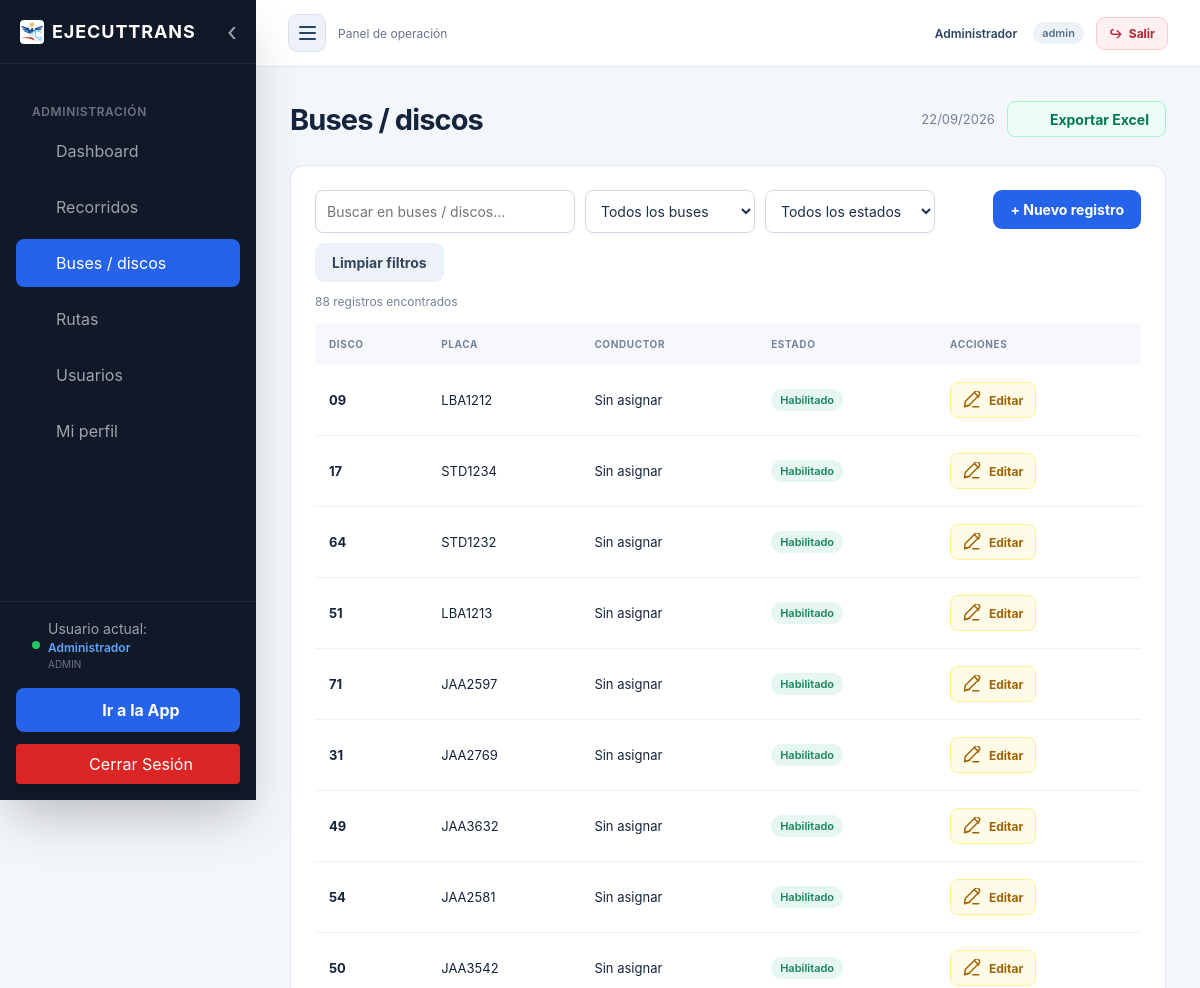
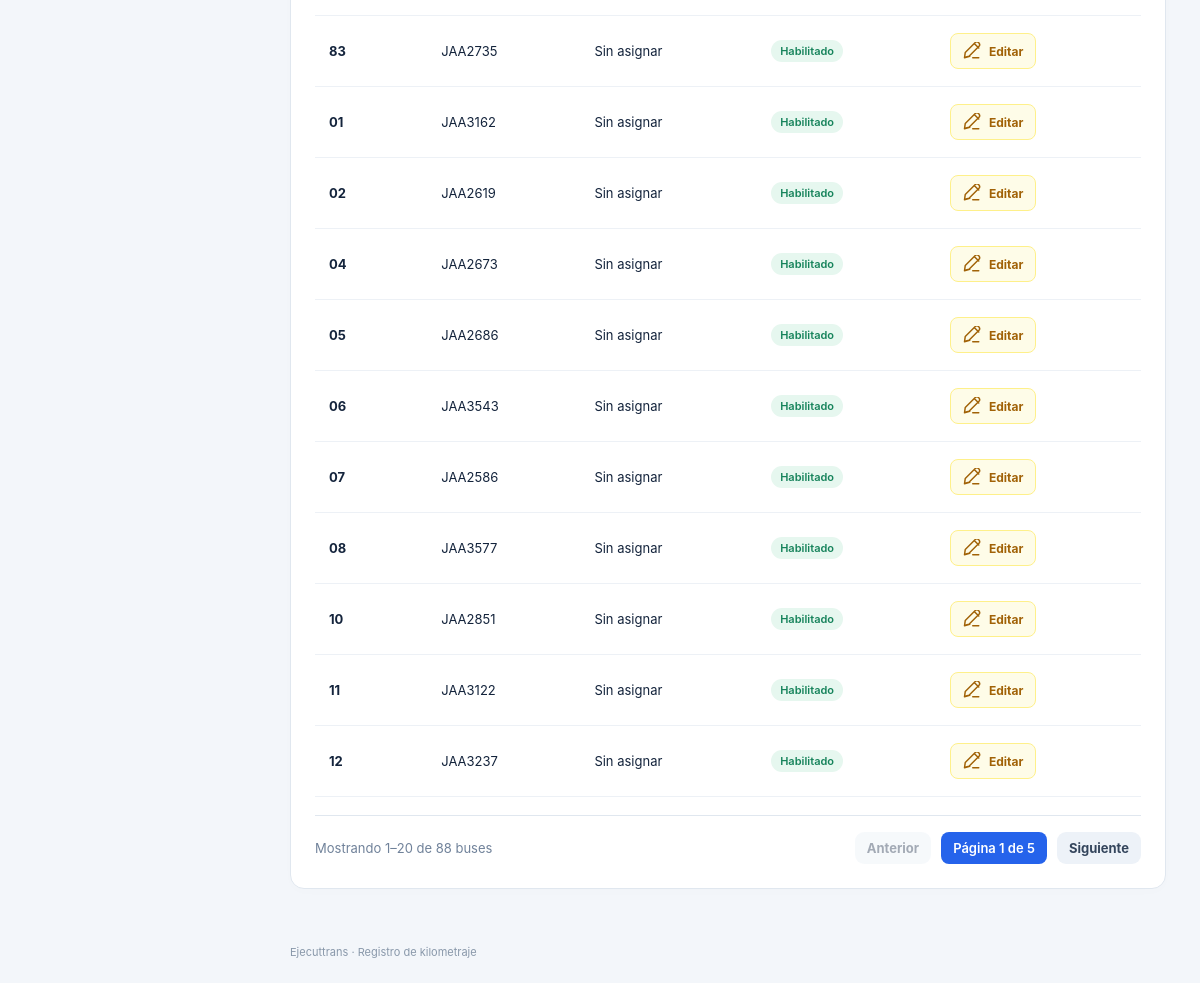
/Web/admin/buses.php (signed in), run on the app's committed database (2 pictures, top to bottom).
### tables this page shows
CREATE TABLE usuario (
 id INT AUTO_INCREMENT PRIMARY KEY, cedula VARCHAR(10) NOT NULL UNIQUE,
 nombres VARCHAR(100) NOT NULL, apellidos VARCHAR(100) NOT NULL,
 rol ENUM('admin','secretaria','conductor') NOT NULL,
 password_hash VARCHAR(255) NOT NULL, activo BOOLEAN NOT NULL DEFAULT 1
);

CREATE TABLE bus (
 id INT AUTO_INCREMENT PRIMARY KEY, disco VARCHAR(20) NOT NULL UNIQUE, placa VARCHAR(20) NULL UNIQUE,
 conductor_id INT NULL UNIQUE, activo BOOLEAN NOT NULL DEFAULT 1,
 FOREIGN KEY (conductor_id) REFERENCES usuario(id)
);

### Web/admin/buses.php (called while the page is built)
<?php
$modulo='buses';
require __DIR__.'/catalogo.php';

### Config/bootstrap.php (called while the page is built, shortened)
<?php
require_once __DIR__ . '/conexion.php';
function e($value): string { return htmlspecialchars((string)$value, ENT_QUOTES, 'UTF-8'); }
function usuarioActual(): ?array {
    global $conexion;
    $s = $conexion->prepare('SELECT id, cedula, nombres, apellidos, rol, activo FROM usuario WHERE id=? AND activo=1');
    $s->execute([$_SESSION['usuario_id'] ?? 0]); return $s->fetch() ?: null;
}
function exigirAcceso(array $roles, bool $api = false): array {
    $u = usuarioActual();
    return $u;
}
function csrf(): string { return $_SESSION['csrf'] ??= bin2hex(random_bytes(32)); }

### Dao/CatalogoDao.php (called while the page is built, shortened)
<?php
final class CatalogoDao {
    public function listar(string $modulo): array {
        if ($modulo==='buses') return $this->db->query("SELECT b.*, CONCAT(u.nombres,' ',u.apellidos) AS conductor_nombre FROM bus b LEFT JOIN usuario u ON u.id=b.conductor_id ORDER BY b.id DESC")->fetchAll();
        $tabla=self::TABLAS[$modulo];
        $columnas=$modulo==='usuarios' ? 'id,cedula,nombres,apellidos,rol,activo' : '*';
        return $this->db->query("SELECT $columnas FROM $tabla ORDER BY id DESC")->fetchAll();
    }
}

### Web/admin/catalogo.php (the view, shortened to what this page needs)
<?php
require_once __DIR__.'/../../Config/bootstrap.php';
require_once __DIR__.'/../../Config/vista.php';
require_once __DIR__.'/../../Dao/CatalogoDao.php';
$u=exigirAcceso($modulo==='usuarios'?['admin']:['admin','secretaria']);
$dao=new CatalogoDao($conexion); $filas=$dao->listar($modulo);
$paginado=in_array($modulo,['usuarios','buses'],true);
$titulos=['usuarios'=>'Usuarios','buses'=>'Buses / discos','rutas'=>'Rutas'];
$campos=match($modulo) {
 'usuarios'=>['cedula'=>'Cédula','nombres'=>'Nombres','apellidos'=>'Apellidos','rol'=>'Rol','password'=>'Contraseña'],
 'buses'=>['disco'=>'Disco','placa'=>'Placa','conductor_id'=>'Conductor'],
 'rutas'=>['nombre'=>'Nombre de ruta','descripcion'=>'Descripción']
};
$columnas=array_filter($campos,fn($k)=>$k!=='password',ARRAY_FILTER_USE_KEY);
cabecera($titulos[$modulo],$u,$modulo);
?>
<section class="panel"><div class="toolbar filters"><div class="filter-controls"><input id="buscar" type="search" placeholder="Buscar en <?= e(strtolower($titulos[$modulo])) ?>…" aria-label="Buscar">
<?php if($modulo==='buses'): ?><select id="filtroAsignacion" aria-label="Filtrar por asignación"><option value="">Todos los buses</option></select><?php endif ?>
<select id="filtroEstado" aria-label="Filtrar por estado"><option value="">Todos los estados</option><option value="1">Habilitados</option><option value="0">Deshabilitados</option></select><button type="button" class="secondary" id="limpiarFiltros">Limpiar filtros</button></div><button id="nuevo">+ Nuevo registro</button></div><p class="filter-summary"><span id="conteoFiltrado"><?= count($filas) ?></span> <?= $paginado?'registros encontrados':'registros visibles' ?></p><div class="table-scroll"><table><thead><tr><?php foreach($columnas as $label): ?><th><?= e($label) ?></th><?php endforeach ?><th>Estado</th><th>Acciones</th></tr></thead><tbody id="registros">
<?php foreach($filas as $indiceFila=>$fila): ?><tr <?= $paginado && $indiceFila>=20?'hidden':'' ?> data-activo="<?= (int)$fila['activo'] ?>" data-rol="<?= e($fila['rol'] ?? '') ?>" data-conductor="<?= empty($fila['conductor_id'])?'0':'1' ?>"><?php foreach($columnas as $key=>$label): ?><td><?= e($key==='conductor_id' ? ($fila['conductor_nombre'] ?? 'Sin asignar') : $fila[$key]) ?></td><?php endforeach ?><td><span class="badge <?= $fila['activo']?'green':'' ?>"><?= $fila['activo']?'Habilitado':'Deshabilitado' ?></span></td><td><button type="button" class="<?= $modulo==='buses'?'editar-bus':'secondary' ?> editar" data-id="<?= $fila['id'] ?>"><?php if($modulo==='buses'): ?><svg class="nav-icon" viewBox="0 0 24 24" fill="none" stroke="currentColor" stroke-width="2" stroke-linecap="round" stroke-linejoin="round" aria-hidden="true"><path d="m16 3 5 5M4 20l4-1L21 6a2 2 0 0 0-5-5L3 14l-1 7 7-2M13 21h8"/></svg><?php endif ?>Editar</button></td></tr><?php endforeach ?>
</tbody></table><p id="sinResultados" class="empty" <?= $filas?'hidden':'' ?>>No hay registros para mostrar.</p></div>
<?php if($paginado): ?>
<div id="paginacionCatalogo" class="catalog-pagination" data-entidad="<?= e($modulo) ?>">
<p id="resumenPaginaCatalogo" role="status" aria-live="polite"></p>
<div class="catalog-pagination-controls" role="group" aria-label="Paginación de <?= e(strtolower($titulos[$modulo])) ?>">
<button type="button" class="secondary" id="paginaCatalogoAnterior" aria-controls="registros">Anterior</button>
<span id="paginaCatalogoActual"></span>
<button type="button" class="secondary" id="paginaCatalogoSiguiente" aria-controls="registros">Siguiente</button>
</div></div>
<?php endif ?>
</section>
<?php pie(); ?>

### Config/vista.php (shortened to what this page needs)
<?php
function iconoMenu(string $nombre): string {
    $trazos = [
        'dashboard' => '<path d="M3 3v18h18M7 14l4-4 4 3 6-8"/>',
        'recorridos' => '<circle cx="12" cy="12" r="9"/><path d="M12 7v5l3 2"/>',
        'buses' => '<rect x="5" y="3" width="14" height="16" rx="3"/><path d="M5 11h14M8 19v2m8-2v2M9 15h.01M15 15h.01"/>',
        'rutas' => '<circle cx="6" cy="5" r="2"/><circle cx="18" cy="19" r="2"/><path d="M8 5h8a4 4 0 0 1 0 8H8a3 3 0 0 0 0 6h8"/>',
        'usuarios' => '<circle cx="9" cy="7" r="3"/><path d="M3 21v-3a6 6 0 0 1 12 0v3M16 4a3 3 0 0 1 0 6m2 4a5 5 0 0 1 3 4v3"/>',
        'perfil' => '<circle cx="12" cy="7" r="4"/><path d="M4 21v-2a8 8 0 0 1 16 0v2"/>',
        'app' => '<rect x="6" y="2" width="12" height="20" rx="2"/><path d="M11 18h2"/>',
        'excel' => '<path d="M14 2H5a2 2 0 0 0-2 2v16a2 2 0 0 0 2 2h14a2 2 0 0 0 2-2V9zM14 2v7h7M7 12l5 7m0-7-5 7M16 13h2m-2 4h2"/>',
        'salir' => '<path d="M9 3H3v18h6m6-14 5 5-5 5M8 12h12"/>',
    ];
    return '<svg class="nav-icon" viewBox="0 0 24 24" fill="none" stroke="currentColor" stroke-width="2" stroke-linecap="round" stroke-linejoin="round" aria-hidden="true">'.($trazos[$nombre] ?? '').'</svg>';
}
function cabecera(string $titulo, array $u, string $modulo='', bool $mostrarSalida=true): void { ?>
<!doctype html><html lang="es"><head><script src="https://cdn.tailwindcss.com"></script><link rel="stylesheet" href="/Assets/css/app.css"><link rel="stylesheet" href="/Assets/css/layout.css"></head>
<body><div class="shell <?= $modulo==='perfil'?'profile-page':'' ?> <?= $u['rol']==='conductor' ? 'driver-shell' : 'admin-shell' ?>">
<?php if ($u['rol']!=='conductor'): ?>
<aside class="sidebar" id="sidebar" aria-label="Navegación principal">
    <div class="sidebar-head"><a class="brand" href="/Web/admin/dashboard.php"><img src="/Assets/icons/icon-192x192.png" alt=""><span>EJECUTTRANS</span></a><button type="button" class="sidebar-close" id="sidebarClose" aria-label="Ocultar menú"><span aria-hidden="true">‹</span></button></div>
    <nav aria-label="Módulos"><p class="nav-label">Administración</p>
    <?php foreach(['dashboard'=>'Dashboard','recorridos'=>'Recorridos','buses'=>'Buses / discos','rutas'=>'Rutas','usuarios'=>'Usuarios'] as $key=>$label): if($key==='usuarios' && $u['rol']!=='admin') continue; ?>
        <a class="<?= $modulo===$key?'selected':'' ?>" <?= $modulo===$key?'aria-current="page"':'' ?> href="/Web/admin/<?= $key ?>.php"><?= iconoMenu($key) ?><span><?= e($label) ?></span></a>
    <?php endforeach ?>
        <a class="<?= $modulo==='perfil'?'selected':'' ?>" <?= $modulo==='perfil'?'aria-current="page"':'' ?> href="/App/conductor/perfil.php"><?= iconoMenu('perfil') ?><span>Mi perfil</span></a>
    </nav>
    <div class="sidebar-foot">
        <div class="sidebar-user"><span class="user-status" aria-hidden="true"></span><div><p>Usuario actual:</p><strong><?= e($u['nombres']) ?></strong><small><?= e($u['rol']) ?></small></div></div>
        <?php if($u['rol']==='admin'): ?><a class="sidebar-app" href="/App/conductor/dashboard.php"><?= iconoMenu('app') ?>Ir a la App</a><?php endif ?>
        <?php if($mostrarSalida): ?><a class="sidebar-logout" href="/auth/logout.php"><?= iconoMenu('salir') ?>Cerrar Sesión</a><?php endif ?>
    </div>
</aside>
<?php endif ?>
<div class="workspace"><header class="topbar"><div class="topbar-start"><?php if($u['rol']!=='conductor'): ?><button type="button" class="sidebar-toggle" id="sidebarToggle" aria-controls="sidebar" aria-expanded="true" aria-label="Ocultar menú"><span class="hamburger-lines" aria-hidden="true"><i></i><i></i><i></i></span></button><?php endif ?><span><?= $u['rol']==='conductor'?'EJECUTTRANS · CONDUCTOR':'Panel de operación' ?></span></div><div class="user-menu"><a class="user-link" href="/App/conductor/perfil.php"><?= e($u['nombres']) ?></a><span class="badge"><?= e($u['rol']) ?></span><?php if($mostrarSalida): ?><a class="logout-link" href="/auth/logout.php"><span aria-hidden="true">↪</span> Salir</a><?php endif ?></div></header><main class="content"><div class="page-heading"><div><h1><?= e($titulo) ?></h1></div><div class="page-heading-actions"><span class="date"><?= date('d/m/Y') ?></span><button type="button" class="export-excel" id="exportarExcel" data-modulo="<?= e($modulo) ?>" data-csrf="<?= e(csrf()) ?>"><?= iconoMenu('excel') ?><span>Exportar Excel</span></button><span id="estadoExportacion" class="export-status" role="status" aria-live="polite"></span></div></div>
<?php }
function pie(): void { ?></main><footer>Ejecuttrans · Registro de kilometraje</footer></div></div></body></html><?php }

### Assets/css/app.css (style rules this page uses)
:root { font-family:Inter,ui-sans-serif,system-ui,-apple-system,sans-serif;color:#14243c;background:#f3f6fa;font-size:14px }
* { box-sizing:border-box }
body { margin:0 }
a { color:inherit;text-decoration:none }
button,input,select,textarea { font:inherit }
button,.button { cursor:pointer;border:0;border-radius:9px;padding:11px 17px;font-weight:650;background:#2563eb;color:white;display:inline-flex;justify-content:center;align-items:center;gap:8px }
button:disabled { opacity:.45;cursor:not-allowed }
.secondary { color:#34455c;background:#edf2f8 }
.shell { display:flex;min-height:100vh }
.sidebar { background:#11233e;color:#b8c8df;width:246px;flex-shrink:0;padding:30px 20px;display:flex;flex-direction:column }
.brand { display:flex;gap:10px;align-items:center;color:#fff;font-size:14px;font-weight:800;letter-spacing:1px }
.brand img { width:40px;height:40px;object-fit:contain;background:white;border-radius:10px;padding:4px }
.nav-label { font-size:10px;letter-spacing:1.5px;margin:46px 12px 16px;color:#8299b9 }
nav a { display:block;padding:13px 16px;margin-bottom:6px;border-radius:8px }
nav .selected { color:white;background:#2563eb }
.sidebar-foot { margin-top:auto;padding-top:40px;line-height:1.8;font-size:12px }
.sidebar-foot small { color:#7890af }
.workspace { flex:1;min-width:0 }
.topbar { background:white;border-bottom:1px solid #e3e9f1;padding:14px 32px;min-height:66px;display:flex;align-items:center;justify-content:space-between;font-size:12px;color:#63758d }
.topbar>div { display:flex;align-items:center;gap:12px }
.topbar a { color:#284362;font-weight:600 }
.topbar .user-link { padding:7px 4px }
.topbar .logout-link { display:inline-flex;align-items:center;gap:6px;padding:8px 12px;border:1px solid #fecaca;border-radius:9px;background:#fff1f2;color:#b42335;font-weight:700;transition:background .18s,border-color .18s }
.content { max-width:1500px;margin:auto;padding:34px }
.page-heading { display:flex;justify-content:space-between;align-items:center;margin-bottom:28px }
h1 { font-size:29px;letter-spacing:-.9px;font-weight:750;margin:0 }
.date,.muted { color:#70829a;font-size:13px }
.panel { background:white;border:1px solid #e0e7ef;border-radius:14px;padding:24px;box-shadow:0 3px 12px #13274903;margin-bottom:22px }
.toolbar { display:flex;align-items:center;justify-content:space-between;gap:16px;margin-bottom:20px }
.toolbar input { max-width:330px }
.toolbar.filters { align-items:flex-start }
.filter-controls { display:flex;flex:1;flex-wrap:wrap;gap:10px }
.filter-controls input,.filter-controls select { width:auto;min-width:170px;max-width:260px }
.filter-controls input[type=search] { min-width:260px }
.filter-controls button { white-space:nowrap }
.filter-summary { color:#70829a;font-size:12px;margin:-8px 0 14px }
.table-scroll { overflow:auto }
table { width:100%;border-collapse:collapse;text-align:left;white-space:nowrap }
th { font-size:10px;letter-spacing:.6px;text-transform:uppercase;color:#73839a;background:#f6f8fb;padding:15px 14px }
td { border-bottom:1px solid #edf1f6;padding:17px 14px;font-size:13px }
td:first-child { font-weight:650 }
.badge { display:inline-flex;border-radius:20px;padding:4px 9px;background:#edf2f8;color:#56708e;font-size:11px;font-weight:600 }
.green { background:#e6f7ef;color:#16835b }
input,select,textarea { display:block;width:100%;border:1px solid #cfd9e6;border-radius:8px;padding:11px;background:white;color:#1b304d;outline:none }
footer { font-size:11px;color:#8998aa;padding:0 34px 24px }

### data on the page
usuario: nombres "Administrador", rol "ADMIN", rol "admin"
bus: disco "09", placa "LBA1212", conductor_nombre "Sin asignar", activo "Habilitado"
bus: disco "17", placa "STD1234", conductor_nombre "Sin asignar", activo "Habilitado"
bus: disco "64", placa "STD1232", conductor_nombre "Sin asignar", activo "Habilitado"
bus: disco "51", placa "LBA1213", conductor_nombre "Sin asignar", activo "Habilitado"
bus: disco "71", placa "JAA2597", conductor_nombre "Sin asignar", activo "Habilitado"
bus: disco "31", placa "JAA2769", conductor_nombre "Sin asignar", activo "Habilitado"
bus: disco "49", placa "JAA3632", conductor_nombre "Sin asignar", activo "Habilitado"
bus: disco "54", placa "JAA2581", conductor_nombre "Sin asignar", activo "Habilitado"
bus: disco "50", placa "JAA3542", conductor_nombre "Sin asignar", activo "Habilitado"
bus: disco "83", placa "JAA2735", conductor_nombre "Sin asignar", activo "Habilitado"
bus: disco "01", placa "JAA3162", conductor_nombre "Sin asignar", activo "Habilitado"
bus: disco "02", placa "JAA2619", conductor_nombre "Sin asignar", activo "Habilitado"
bus: disco "04", placa "JAA2673", conductor_nombre "Sin asignar", activo "Habilitado"
bus: disco "05", placa "JAA2686", conductor_nombre "Sin asignar", activo "Habilitado"
bus: disco "06", placa "JAA3543", conductor_nombre "Sin asignar", activo "Habilitado"
bus: disco "07", placa "JAA2586", conductor_nombre "Sin asignar", activo "Habilitado"
bus: disco "08", placa "JAA3577", conductor_nombre "Sin asignar", activo "Habilitado"
bus: disco "10", placa "JAA2851", conductor_nombre "Sin asignar", activo "Habilitado"
bus: disco "11", placa "JAA3122", conductor_nombre "Sin asignar", activo "Habilitado"
bus: disco "12", placa "JAA3237", conductor_nombre "Sin asignar", activo "Habilitado"

### other printed values
$label "Dashboard"
$label "Recorridos"
$label "Buses / discos"
$label "Rutas"
$label "Usuarios"
$titulo "Buses / discos"
count($filas) "88"
$label "DISCO"
$label "PLACA"
$label "CONDUCTOR"
